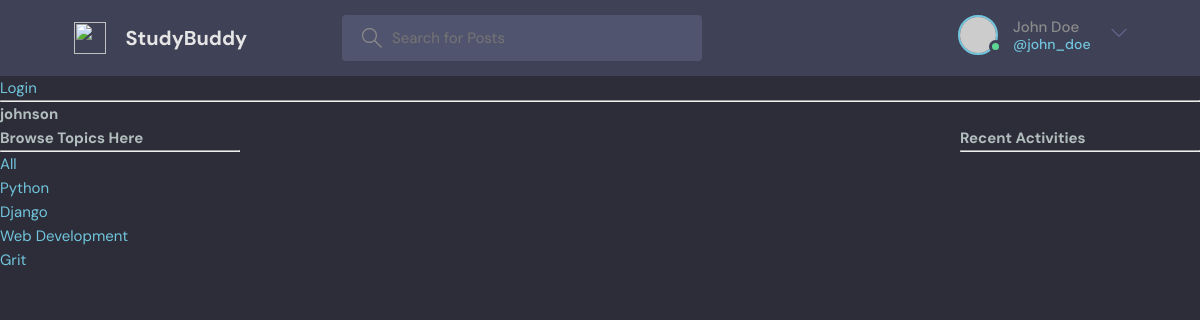
The app's page /profile/3/, older data.
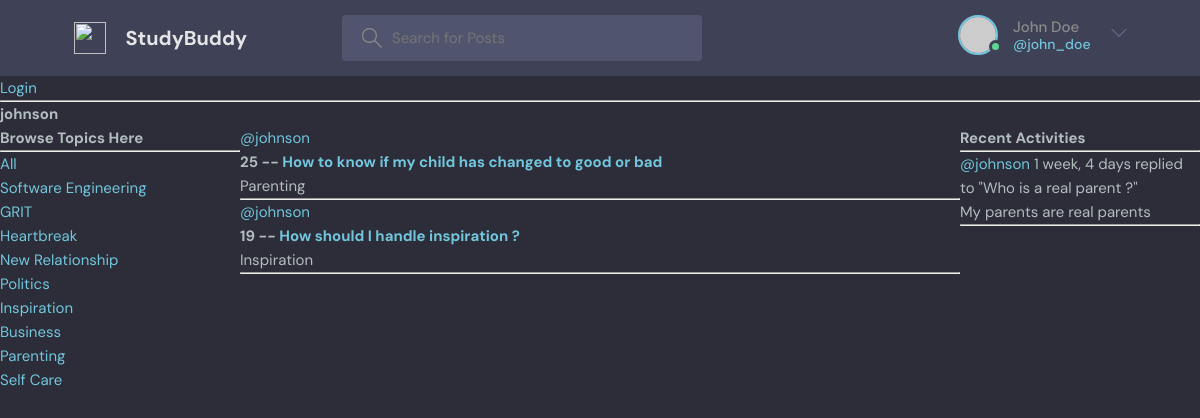
The same page, newer data.
### NinazHairline/models.py (models this page shows, shortened)
class Topic(models.Model):
    name = models.CharField(max_length=200)

class Service(models.Model):
    host = models.ForeignKey(User, on_delete=models.SET_NULL, null=True)
    topic = models.ForeignKey(Topic, on_delete=models.SET_NULL, null=True)
    name = models.CharField(max_length=200)
    description = models.TextField(null=True, blank=True)
    participants = models.ManyToManyField(
        User, related_name='participants', blank=True)
    updated = models.DateTimeField(auto_now=True)
    created = models.DateTimeField(auto_now_add=True)
    class Meta:
        ordering = ['-updated', '-created']
    def __str__(self):
        return self.name

class Message(models.Model):
    user = models.ForeignKey(User, on_delete=models.CASCADE)
    service = models.ForeignKey(Service, on_delete=models.CASCADE)
    body = models.TextField()
    updated = models.DateTimeField(auto_now=True)
    created = models.DateTimeField(auto_now_add=True)
    class Meta:
        ordering = ['-updated', '-created']
    def __str__(self):
        return self.body[0:50]

### NinazHairline/views.py (the view)
# urls.py: path('profile/<str:pk>/', views.userProfile, name='user-profile'),
def userProfile(request, pk):
    user = User.objects.get(id=pk)
    services = user.service_set.all()
    service_messages = user.message_set.all()
    topics = Topic.objects.all()
    context = {'user': user, 'services': services,
               'service_messages': service_messages, 'topics': topics}
    return render(request, 'NinazHairline/profile.html', context)

### NinazHairline/Templates/NinazHairline/profile.html (shortened to what this page needs)
{% extends 'NinazHairline/main.html' %}
{% block content %}
<h1>{{user.username}}</h1>
<div class="profile-container">
    <div>
        {% include 'NinazHairline/topics_components.html' %}
    </div>
    <div>
        {% include 'NinazHairline/feed_component.html' %}
    </div>
    <div>
        {% include 'NinazHairline/activity_component.html' %}
    </div>
</div>
{% endblock content %}

### NinazHairline/Templates/NinazHairline/topics_components.html
<h3>Browse Topics Here</h3>
<hr>
<div>
    <a href="{% url 'home' %}">All</a>
</div>
{% for topic in topics %}
<div>
    <a href="{% url 'home'  %}?q={{topic.name}}">{{topic.name}}</a>
</div>
{% endfor %}

### NinazHairline/Templates/NinazHairline/feed_component.html (shortened to what this page needs)
<div>
    {% for service in services %}
    <div>
        <a href="{% url 'user-profile' service.host.id %}">@{{service.host.username}}</a>
        <h3>{{service.id}} -- <a href="{% url 'service' service.id %}">{{service.name}}</a></h3>
        <small>{{service.topic.name}}</small>
        <hr>
    </div>
    {% endfor %}
</div>

### NinazHairline/Templates/NinazHairline/activity_component.html (shortened to what this page needs)
<h3>Recent Activities</h3>
<hr>
{% for message in service_messages %}
<div>
    <small><a href="{% url 'user-profile' message.user.id %}">@{{message.user}}</a>
        {{message.created|timesince}} </small>
    <small>replied to "{{message.service}}"</small>
    <p>{{message}}</p>
    <hr>
</div>
{% endfor %}

Row changes from the older to the newer data that the page shows:
removed Topic: name "Python"
removed Topic: name "Django"
changed Topic: name "Web Development" → "Software Engineering"
changed Topic: name "Grit" → "GRIT"
added Topic: name "Heartbreak"
added Topic: name "New Relationship"
added Topic: name "Politics"
added Topic: name "Inspiration"
added Topic: name "Business"
added Topic: name "Parenting"
added Topic: name "Self Care"
added Service: host.username "johnson", id "25", name "How to know if my child has changed to good or bad", topic.name "Parenting"
added Service: host.username "johnson", id "19", name "How should I handle inspiration ?", topic.name "Inspiration"
added Message: user "johnson", created "1 week, 4 days", service "Who is a real parent ?", body "My parents are real parents"
